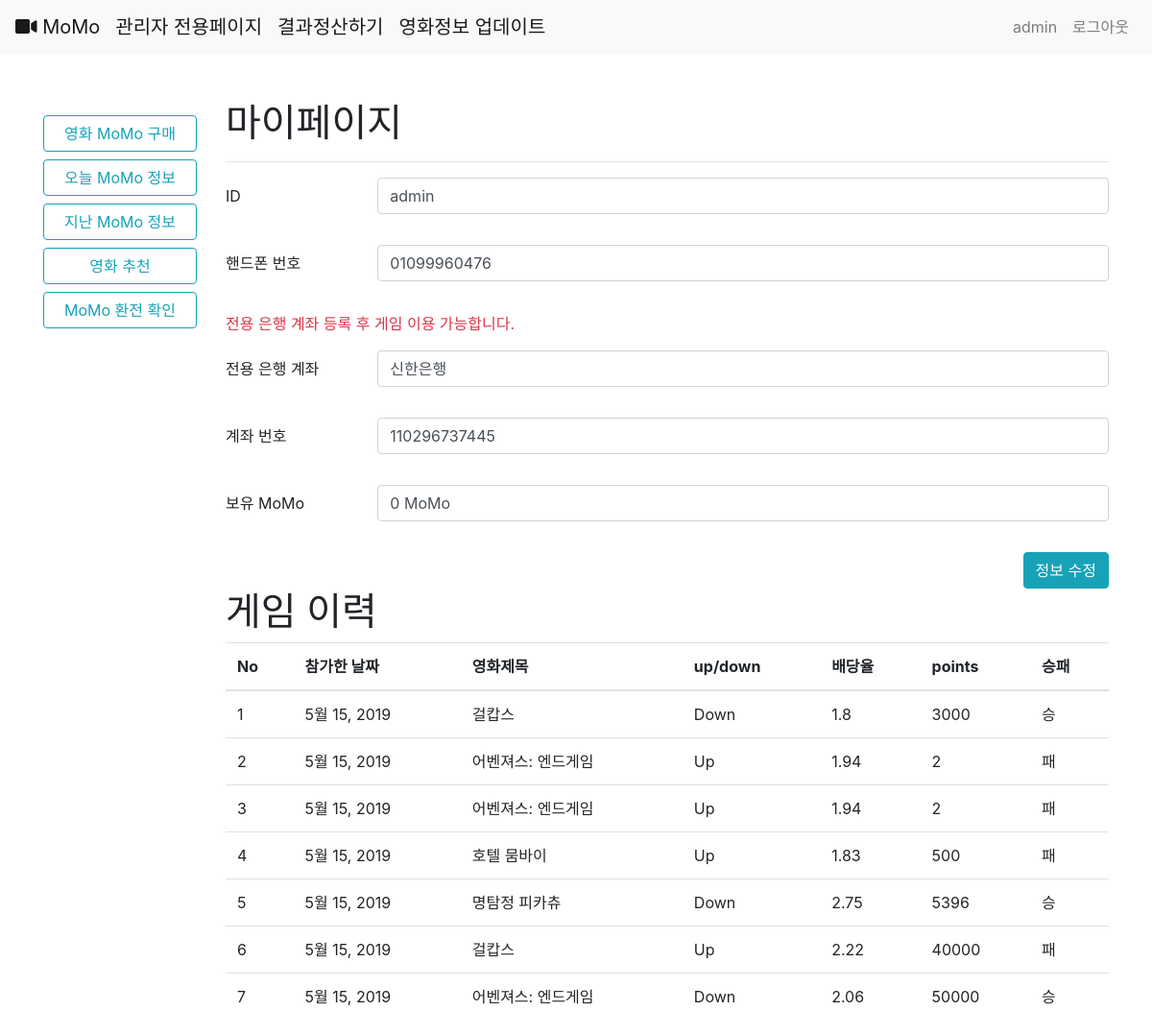
The app's page /accounts/2/ (signed in) with its own data.
### accounts/models.py (models this page shows)
class User(AbstractUser):
    points = models.PositiveIntegerField(default=0)

class Profile(models.Model):
    phone_num = models.CharField(max_length=50, blank=True)
    bank = models.CharField(max_length=20,blank=True)
    bank_num = models.CharField(max_length=20,blank=True)
    user = models.OneToOneField(settings.AUTH_USER_MODEL, on_delete=models.CASCADE)

### momo/models.py (models this page shows, shortened)
class UserMatchMoney(models.Model):
    user = models.ForeignKey(settings.AUTH_USER_MODEL, on_delete=models.CASCADE)
    match = models.ForeignKey(Match, on_delete=models.CASCADE)
    updown = models.IntegerField(default=0)# 1은 up 2는 down
    points = models.IntegerField(default=0)
    win = models.IntegerField(default=0)#0은 아직 상태 모름 1은 이김 2는 짐

class Match(models.Model):
    movie = models.ForeignKey(Movie, on_delete=models.CASCADE)
    user_up = models.ManyToManyField(settings.AUTH_USER_MODEL, related_name="up",blank=True)
    user_down = models.ManyToManyField(settings.AUTH_USER_MODEL, related_name="down",blank=True)
    standard = models.PositiveIntegerField(default = 0)# 기준관객수
    date = models.DateField()# 날짜
    uprate = models.FloatField(default = 1)#up 배당
    downrate = models.FloatField(default = 1)#down 배당
    result = models.IntegerField(blank=True, null=True)
    usercnt = models.IntegerField(default=0)

class Movie(models.Model):
    title = models.CharField(max_length=120) # 영화 제목
    poster_url = models.ImageField(blank=True) # 영화 포스터
    audiCnt = models.IntegerField() # 해당일 관객수
    audinten = models.IntegerField() # 전일 대비 증감수
    audiChange = models.FloatField() # 전일 대비 증감 비율
    auidAcc = models.IntegerField() # 누적 관객수
    userRating = models.FloatField() # 영화 평점
    date = models.DateField()
    def __str__(self):
        return self.title

### accounts/views.py (the view)
# urls.py: path('<int:user_id>/',views.user_detail,name='user_detail'),
@login_required
def user_detail(request,user_id):
    user = get_user_model().objects.get(pk=user_id)
    profile = Profile.objects.get(user=user.id)
    matches = UserMatchMoney.objects.filter(user=user_id)
    if request.user.is_superuser :
        matches = UserMatchMoney.objects.all()
    context={
        'user_infos':profile,
        'matches':matches
    }
    return render(request,'accounts/userdetail.html',context)

### accounts/templates/accounts/userdetail.html (shortened to what this page needs)
{% extends 'base.html' %}
{% block body %}
<h1>마이페이지</h1>
<hr>
<div class="form-group row">
  <label for="inputEmail3" class="col-sm-2 col-form-label">ID</label>
  <div class="col-sm-10">
    <p class="form-control">{{ user.username }}</p>
  </div>
</div>
<div class="form-group row">
  <label for="inputEmail3" class="col-sm-2 col-form-label">핸드폰 번호</label>
  <div class="col-sm-10">
    <p class="form-control">{{ user_infos.phone_num }}</p>
  </div>
</div>
<p class="text-danger">전용 은행 계좌 등록 후 게임 이용 가능합니다.</p>
<div class="form-group row">
  <label for="inputEmail3" class="col-sm-2 col-form-label">전용 은행 계좌</label>
  <div class="col-sm-10">
    <p class="form-control">{{ user_infos.bank }}</p>
  </div>
</div>
<div class="form-group row">
  <label for="inputEmail3" class="col-sm-2 col-form-label">계좌 번호</label>
  <div class="col-sm-10">
    <p class="form-control">
      {% if user_infos.bank_num != None%}
      {{ user_infos.bank_num }}
      {% endif %}
    </p>
  </div>
</div>
<div class="form-group row">
  <label for="inputEmail3" class="col-sm-2 col-form-label">보유 MoMo</label>
  <div class="col-sm-10">
    <p class="form-control">{{ user.points}} MoMo</p>
  </div>
</div>
<div align="right">
  <div>
    <a href="{% url 'accounts:user_update' user.id%}"><button class="btn btn-info">정보 수정</button></a>
  </div>
</div>
<h1>게임 이력</h1>
<table class="table">
  <thead>
    <tr>
      <th scope="col">No</th>
      <th scope="col">참가한 날짜</th>
      <th scope="col">영화제목</th>
      <th scope="col">up/down</th>
      <th scope="col">배당율</th>
      <th scope="col">points</th>
      <th scope="col">승패</th>
    </tr>
  </thead>
  <tbody>
    {% for match in matches %}
    <tr>
      <td scope="row"></td>
      <td>{{match.match.date}}</td>
      <td>{{match.match.movie}}</td>
      {% if match.updown == 1 %}
      <td>Up</td>
      <td>{{match.match.uprate}}</td>
      {% else %}
      <td>Down</td>
      <td>{{match.match.downrate}}</td>
      {% endif %}
      <td>{{match.points}}</td>
      {% if match.win == 1 %}
      <td>승</td>
      {% elif match.win == 2 %}
      <td>패</td>
      {% endif %}
    </tr>
    {% endfor %}
  </tbody>
</table>
{% endblock %}

### bob/templates/nav.html (shortened to what this page needs)
<nav class="navbar navbar-expand-lg navbar-light bg-light">
  <a class="navbar-brand" href="{% url 'movies:list' %}">
    <i class="fas fa-video"></i>
    MoMo
  </a>
  {% if user.is_authenticated %}
  {% if user.is_superuser %}
  <a class="navbar-brand" href="/admin/">
      관리자 전용페이지
  </a>
  <a class="navbar-brand" href="{% url 'accounts:calculate' %}">
      결과정산하기
  </a>
  <a class="navbar-brand" href="{% url 'movies:getdata' %}">
      영화정보 업데이트
  </a>
  {% endif %}
  {% endif %}
  <div class="collapse navbar-collapse" id="navbarNav">
    <ul class="navbar-nav ml-auto">
      {% if user.is_authenticated %}
      {% if not user.is_superuser %}
      <li class="nav-item">
        <a class="nav-link" tabindex="-1" aria-disabled="true">{{ user }}님 포인트 {{ user.points }} MoMo</a>
      </li>
      <li class="nav-item">
        <a class="nav-link" href="{% url 'accounts:user_detail' user.id %}" tabindex="-1" aria-disabled="true">마이페이지</a>
      </li>
      {% else %}
      <li class="nav-item">
        <a class="nav-link" tabindex="-1" aria-disabled="true">{{ user }}</a>
      </li>
      {% endif %}
      <li class="nav-item">
        <a class="nav-link" href="{% url 'accounts:logout' %}">로그아웃</a>
      </li>
      {% endif %}
    </ul>
  </div>
</nav>

### accounts/templates/accounts/userdetail.html (style rules this page uses)
table { counter-reset: rowNumber-1; }
table tr { counter-increment: rowNumber; }
table tr td:first-child::before { content: counter(rowNumber); min-width: 1em; margin-right: 0.5em; }

### records on screen
User: username "admin", points "0"
Profile: phone_num "01099960476", bank "신한은행", bank_num "110296737445"
UserMatchMoney: match "5월 15, 2019", match.movie "걸캅스", match.downrate "1.8", points "3000", win "승"
UserMatchMoney: match "5월 15, 2019", match.movie "어벤져스: 엔드게임", match.uprate "1.94", points "2", win "패"
UserMatchMoney: match "5월 15, 2019", match.movie "어벤져스: 엔드게임", match.uprate "1.94", points "2", win "패"
UserMatchMoney: match "5월 15, 2019", match.movie "호텔 뭄바이", match.uprate "1.83", points "500", win "패"
UserMatchMoney: match "5월 15, 2019", match.movie "명탐정 피카츄", match.downrate "2.75", points "5396", win "승"
UserMatchMoney: match "5월 15, 2019", match.movie "걸캅스", match.uprate "2.22", points "40000", win "패"
UserMatchMoney: match "5월 15, 2019", match.movie "어벤져스: 엔드게임", match.downrate "2.06", points "50000", win "승"
